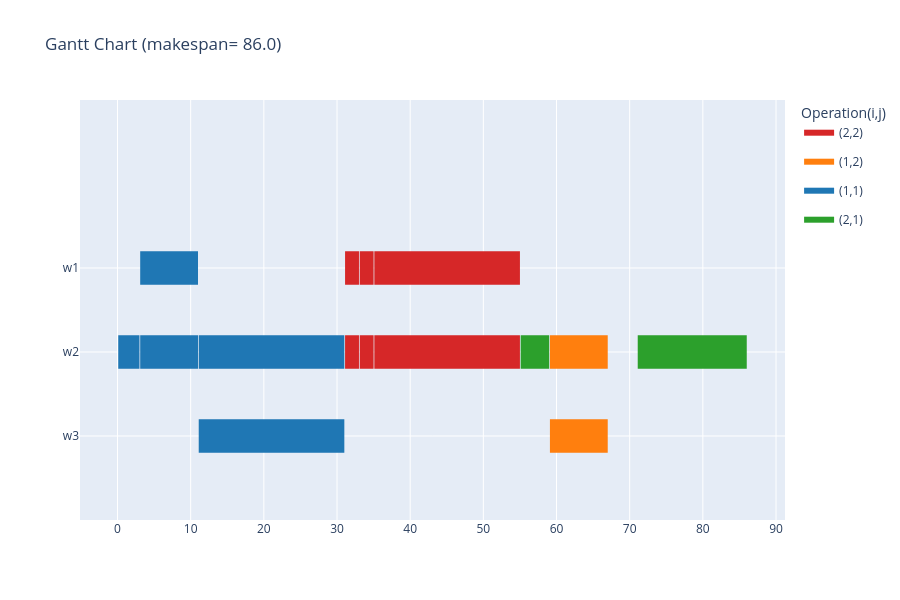

Source (notebook cell):
### Code cell
df = gantt_chart(s, instance, color=1, render="notebook", save_path="../results/gantt_chart_instance_temp.html")

### Figure 1 — Plotly figure (JSON) as saved in the notebook; plotly's stock layout.template omitted (floating-point values rounded to 4 significant figures)
{"data": [{"fill": "toself", "fillcolor": "rgb(214, 39, 40)", "hoverinfo": "name", "legendgroup": "rgb(214, 39, 40)", "mode": "none", "name": "(2,2)", "showlegend": true, "type": "scatter", "x": [31.1, 33, 33, 31.1, 31.1, 33.1, 35, 35, 33.1, 33.1, 35.1, 55, 55, 35.1, 35.1, 31.1, 33, 33, 31.1, 31.1, 33.1, 35, 35, 33.1, 33.1, 35.1, 55, 55, 35.1], "y": [1.8, 1.8, 2.2, 2.2, null, 1.8, 1.8, 2.2, 2.2, null, 1.8, 1.8, 2.2, 2.2, null, 0.8, 0.8, 1.2, 1.2, null, 0.8, 0.8, 1.2, 1.2, null, 0.8, 0.8, 1.2, 1.2]}, {"fill": "toself", "fillcolor": "rgb(255, 127, 14)", "hoverinfo": "name", "legendgroup": "rgb(255, 127, 14)", "mode": "none", "name": "(1,2)", "showlegend": true, "type": "scatter", "x": [59.1, 67, 67, 59.1, 59.1, 59.1, 67, 67, 59.1], "y": [0.8, 0.8, 1.2, 1.2, null, -0.2, -0.2, 0.2, 0.2]}, {"fill": "toself", "fillcolor": "rgb(31, 119, 180)", "hoverinfo": "name", "legendgroup": "rgb(31, 119, 180)", "mode": "none", "name": "(1,1)", "showlegend": true, "type": "scatter", "x": [3.1, 11, 11, 3.1, 3.1, 0.1, 3, 3, 0.1, 0.1, 3.1, 11, 11, 3.1, 3.1, 11.1, 31, 31, 11.1, 11.1, 11.1, 31, 31, 11.1], "y": [1.8, 1.8, 2.2, 2.2, null, 0.8, 0.8, 1.2, 1.2, null, 0.8, 0.8, 1.2, 1.2, null, 0.8, 0.8, 1.2, 1.2, null, -0.2, -0.2, 0.2, 0.2]}, {"fill": "toself", "fillcolor": "rgb(44, 160, 44)", "hoverinfo": "name", "legendgroup": "rgb(44, 160, 44)", "mode": "none", "name": "(2,1)", "showlegend": true, "type": "scatter", "x": [55.1, 59, 59, 55.1, 55.1, 71.1, 86, 86, 71.1], "y": [0.8, 0.8, 1.2, 1.2, null, 0.8, 0.8, 1.2, 1.2]}, {"legendgroup": "rgb(214, 39, 40)", "marker": {"color": "rgb(214, 39, 40)", "opacity": 0, "size": 1}, "mode": "markers", "name": "", "showlegend": false, "text": [null, null, null, null, null, null, null, null, null, null, null, null], "type": "scatter", "x": [31.1, 33, 33.1, 35, 35.1, 55, 31.1, 33, 33.1, 35, 35.1, 55], "y": [2, 2, 2, 2, 2, 2, 1, 1, 1, 1, 1, 1]}, {"legendgroup": "rgb(255, 127, 14)", "marker": {"color": "rgb(255, 127, 14)", "opacity": 0, "size": 1}, "mode": "markers", "name": "", "showlegend": false, "text": [null, null, null, null], "type": "scatter", "x": [59.1, 67, 59.1, 67], "y": [1, 1, 0, 0]}, {"legendgroup": "rgb(31, 119, 180)", "marker": {"color": "rgb(31, 119, 180)", "opacity": 0, "size": 1}, "mode": "markers", "name": "", "showlegend": false, "text": [null, null, null, null, null, null, null, null, null, null], "type": "scatter", "x": [3.1, 11, 0.1, 3, 3.1, 11, 11.1, 31, 11.1, 31], "y": [2, 2, 1, 1, 1, 1, 1, 1, 0, 0]}, {"legendgroup": "rgb(44, 160, 44)", "marker": {"color": "rgb(44, 160, 44)", "opacity": 0, "size": 1}, "mode": "markers", "name": "", "showlegend": false, "text": [null, null, null, null], "type": "scatter", "x": [55.1, 59, 71.1, 86], "y": [1, 1, 1, 1]}], "layout": {"height": 600, "hovermode": "closest", "legend": {"title": {"text": "Operation(i,j)"}}, "showlegend": true, "title": {"text": "Gantt Chart (makespan= 86.0)"}, "xaxis": {"rangeselector": {"buttons": [{"count": 7, "label": "1w", "step": "day", "stepmode": "backward"}, {"count": 1, "label": "1m", "step": "month", "stepmode": "backward"}, {"count": 6, "label": "6m", "step": "month", "stepmode": "backward"}, {"count": 1, "label": "YTD", "step": "year", "stepmode": "todate"}, {"count": 1, "label": "1y", "step": "year", "stepmode": "backward"}, {"step": "all"}]}, "showgrid": true, "type": "linear", "zeroline": false}, "yaxis": {"autorange": false, "range": [-1, 4], "showgrid": true, "ticktext": ["w3", "w2", "w1"], "tickvals": [0, 1, 2], "zeroline": false}}}
